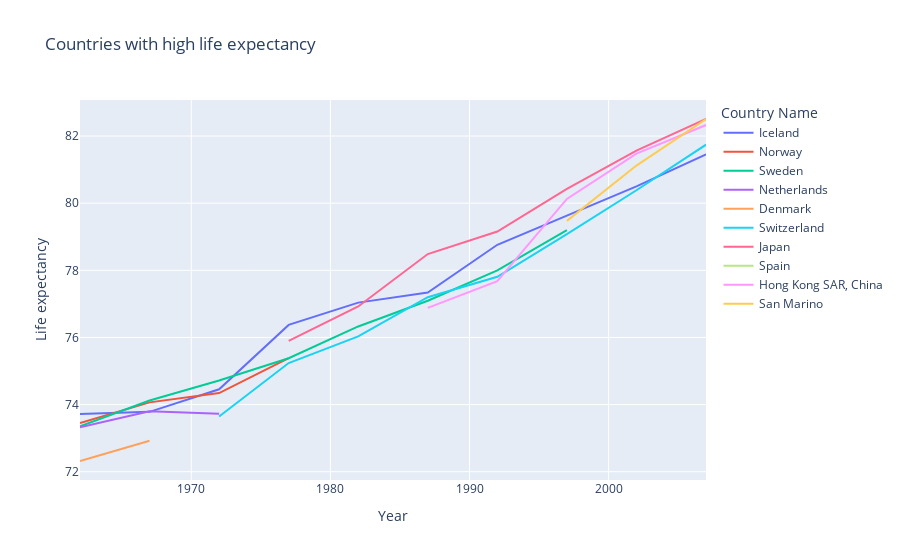

Source (notebook cell):
### Code cell
import plotly.express as px

fig = px.line(resulted_dff,x='Year',y='Life expectancy at birth, total (years)', hover_name='Country_Name', color='Country_Name',
                labels={'Country_Name':'Country Name', 'Life expectancy at birth, total (years)':'Life expectancy'},
                title='Countries with high life expectancy')
fig.update_layout(height=500)
fig.show()

"""
What country (or countries) has shown the greatest increase in 'Life expectancy at birth, total (years)' between 1962 and 2007?
answer: Iceland
"""

### Figure 1 — Plotly figure (JSON) as saved in the notebook; plotly's stock layout.template omitted (floating-point values rounded to 4 significant figures)
{"data": [{"hovertemplate": "<b>%{hovertext}</b><br><br>Country Name=Iceland<br>Year=%{x}<br>Life expectancy=%{y}<extra></extra>", "hovertext": ["Iceland", "Iceland", "Iceland", "Iceland", "Iceland", "Iceland", "Iceland", "Iceland", "Iceland"], "legendgroup": "Iceland", "line": {"color": "#636efa", "dash": "solid"}, "marker": {"symbol": "circle"}, "mode": "lines", "name": "Iceland", "orientation": "v", "showlegend": true, "type": "scatter", "x": [1962, 1967, 1972, 1977, 1982, 1987, 1992, 2002, 2007], "xaxis": "x", "y": [73.72, 73.78, 74.46, 76.37, 77.04, 77.34, 78.76, 80.5, 81.45], "yaxis": "y"}, {"hovertemplate": "<b>%{hovertext}</b><br><br>Country Name=Norway<br>Year=%{x}<br>Life expectancy=%{y}<extra></extra>", "hovertext": ["Norway", "Norway", "Norway", "Norway"], "legendgroup": "Norway", "line": {"color": "#EF553B", "dash": "solid"}, "marker": {"symbol": "circle"}, "mode": "lines", "name": "Norway", "orientation": "v", "showlegend": true, "type": "scatter", "x": [1962, 1967, 1972, 1977], "xaxis": "x", "y": [73.45, 74.07, 74.34, 75.39], "yaxis": "y"}, {"hovertemplate": "<b>%{hovertext}</b><br><br>Country Name=Sweden<br>Year=%{x}<br>Life expectancy=%{y}<extra></extra>", "hovertext": ["Sweden", "Sweden", "Sweden", "Sweden", "Sweden", "Sweden", "Sweden", "Sweden"], "legendgroup": "Sweden", "line": {"color": "#00cc96", "dash": "solid"}, "marker": {"symbol": "circle"}, "mode": "lines", "name": "Sweden", "orientation": "v", "showlegend": true, "type": "scatter", "x": [1962, 1967, 1972, 1977, 1982, 1987, 1992, 1997], "xaxis": "x", "y": [73.35, 74.12, 74.72, 75.38, 76.33, 77.09, 78.0, 79.2], "yaxis": "y"}, {"hovertemplate": "<b>%{hovertext}</b><br><br>Country Name=Netherlands<br>Year=%{x}<br>Life expectancy=%{y}<extra></extra>", "hovertext": ["Netherlands", "Netherlands", "Netherlands"], "legendgroup": "Netherlands", "line": {"color": "#ab63fa", "dash": "solid"}, "marker": {"symbol": "circle"}, "mode": "lines", "name": "Netherlands", "orientation": "v", "showlegend": true, "type": "scatter", "x": [1962, 1967, 1972], "xaxis": "x", "y": [73.32, 73.8, 73.73], "yaxis": "y"}, {"hovertemplate": "<b>%{hovertext}</b><br><br>Country Name=Denmark<br>Year=%{x}<br>Life expectancy=%{y}<extra></extra>", "hovertext": ["Denmark", "Denmark"], "legendgroup": "Denmark", "line": {"color": "#FFA15A", "dash": "solid"}, "marker": {"symbol": "circle"}, "mode": "lines", "name": "Denmark", "orientation": "v", "showlegend": true, "type": "scatter", "x": [1962, 1967], "xaxis": "x", "y": [72.32, 72.92], "yaxis": "y"}, {"hovertemplate": "<b>%{hovertext}</b><br><br>Country Name=Switzerland<br>Year=%{x}<br>Life expectancy=%{y}<extra></extra>", "hovertext": ["Switzerland", "Switzerland", "Switzerland", "Switzerland", "Switzerland", "Switzerland", "Switzerland", "Switzerland"], "legendgroup": "Switzerland", "line": {"color": "#19d3f3", "dash": "solid"}, "marker": {"symbol": "circle"}, "mode": "lines", "name": "Switzerland", "orientation": "v", "showlegend": true, "type": "scatter", "x": [1972, 1977, 1982, 1987, 1992, 1997, 2002, 2007], "xaxis": "x", "y": [73.64, 75.24, 76.03, 77.2, 77.81, 79.08, 80.39, 81.74], "yaxis": "y"}, {"hovertemplate": "<b>%{hovertext}</b><br><br>Country Name=Japan<br>Year=%{x}<br>Life expectancy=%{y}<extra></extra>", "hovertext": ["Japan", "Japan", "Japan", "Japan", "Japan", "Japan", "Japan"], "legendgroup": "Japan", "line": {"color": "#FF6692", "dash": "solid"}, "marker": {"symbol": "circle"}, "mode": "lines", "name": "Japan", "orientation": "v", "showlegend": true, "type": "scatter", "x": [1977, 1982, 1987, 1992, 1997, 2002, 2007], "xaxis": "x", "y": [75.9, 76.92, 78.48, 79.15, 80.42, 81.56, 82.51], "yaxis": "y"}, {"hovertemplate": "<b>%{hovertext}</b><br><br>Country Name=Spain<br>Year=%{x}<br>Life expectancy=%{y}<extra></extra>", "hovertext": ["Spain"], "legendgroup": "Spain", "line": {"color": "#B6E880", "dash": "solid"}, "marker": {"symbol": "circle"}, "mode": "lines", "name": "Spain", "orientation": "v", "showlegend": true, "type": "scatter", "x": [1982], "xaxis": "x", "y": [76.13], "yaxis": "y"}, {"hovertemplate": "<b>%{hovertext}</b><br><br>Country Name=Hong Kong SAR, China<br>Year=%{x}<br>Life expectancy=%{y}<extra></extra>", "hovertext": ["Hong Kong SAR, China", "Hong Kong SAR, China", "Hong Kong SAR, China", "Hong Kong SAR, China", "Hong Kong SAR, China"], "legendgroup": "Hong Kong SAR, China", "line": {"color": "#FF97FF", "dash": "solid"}, "marker": {"symbol": "circle"}, "mode": "lines", "name": "Hong Kong SAR, China", "orientation": "v", "showlegend": true, "type": "scatter", "x": [1987, 1992, 1997, 2002, 2007], "xaxis": "x", "y": [76.88, 77.68, 80.13, 81.48, 82.33], "yaxis": "y"}, {"hovertemplate": "<b>%{hovertext}</b><br><br>Country Name=San Marino<br>Year=%{x}<br>Life expectancy=%{y}<extra></extra>", "hovertext": ["San Marino", "San Marino", "San Marino"], "legendgroup": "San Marino", "line": {"color": "#FECB52", "dash": "solid"}, "marker": {"symbol": "circle"}, "mode": "lines", "name": "San Marino", "orientation": "v", "showlegend": true, "type": "scatter", "x": [1997, 2002, 2007], "xaxis": "x", "y": [79.47, 81.12, 82.51], "yaxis": "y"}], "layout": {"autosize": true, "legend": {"title": {"text": "Country Name"}, "tracegroupgap": 0}, "title": {"text": "Countries with high life expectancy"}, "xaxis": {"anchor": "y", "autorange": true, "domain": [0, 1], "range": [1962, 2007], "title": {"text": "Year"}, "type": "linear"}, "yaxis": {"anchor": "x", "autorange": true, "domain": [0, 1], "range": [71.75, 83.07], "title": {"text": "Life expectancy"}, "type": "linear"}}}
